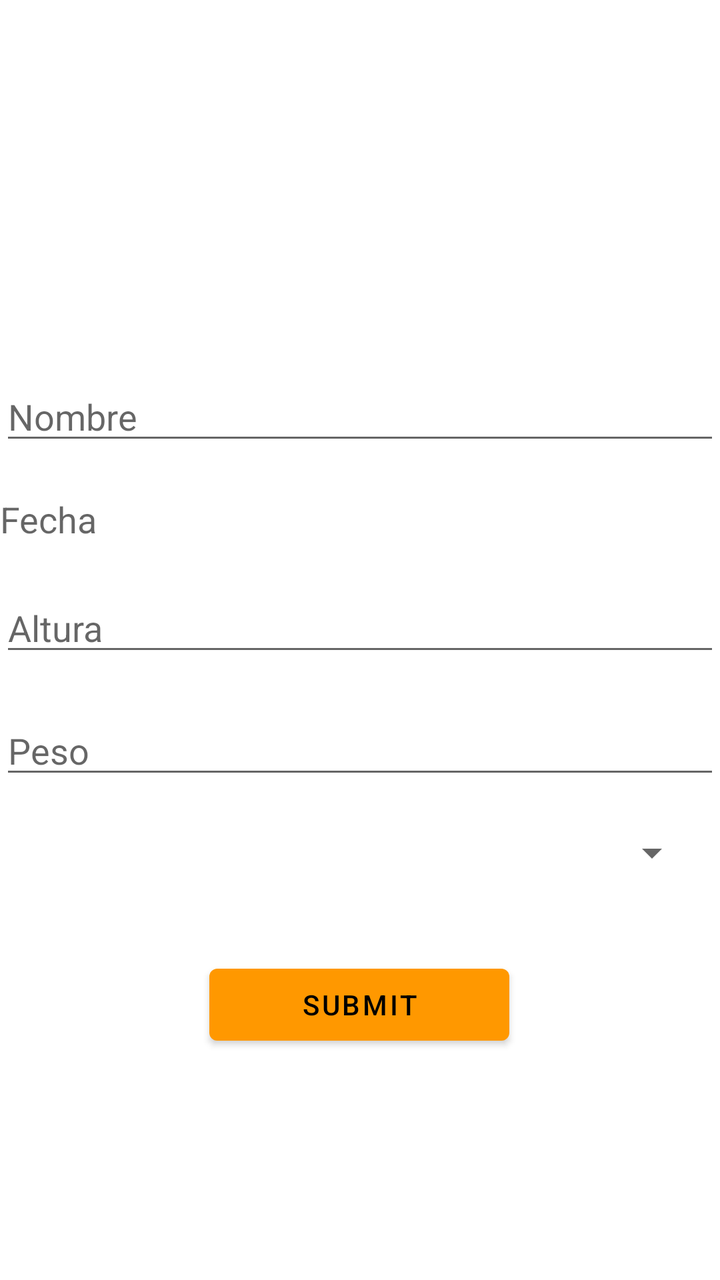
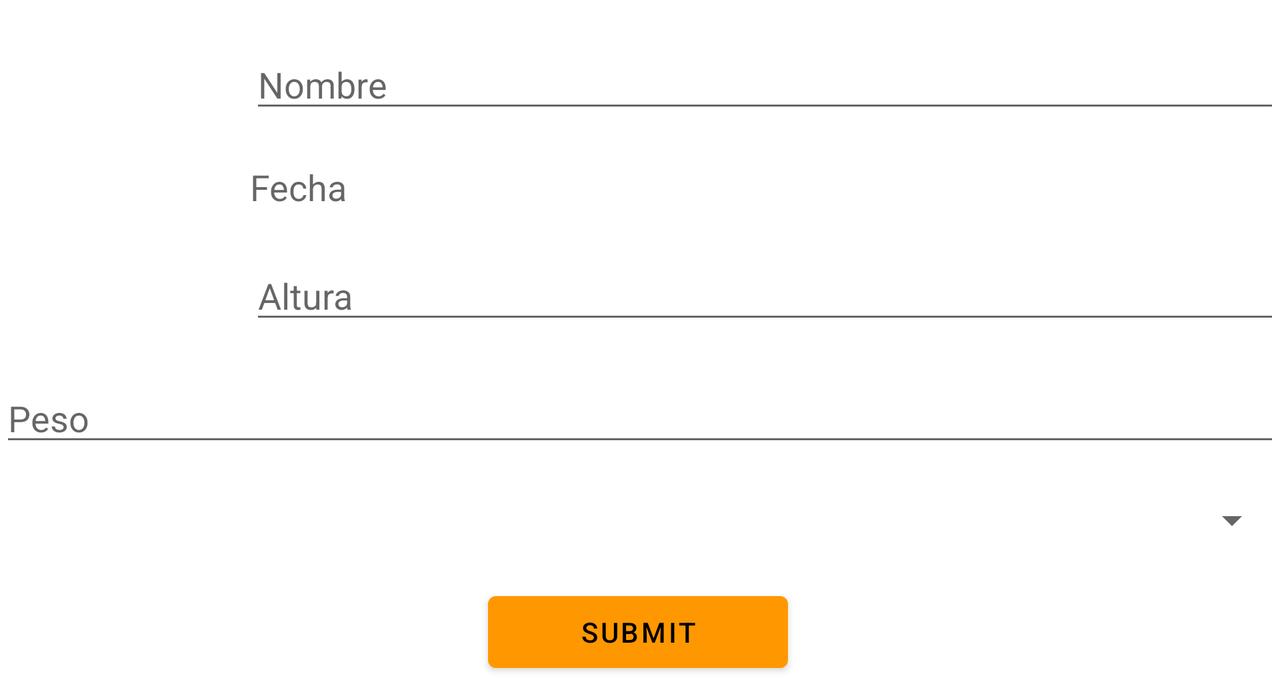

The same Android screen from two of the app's own layout files: first res/layout/ as a phone draws it, then the repository's variant for another configuration, drawn on a device whose configuration selects that folder. Both files follow.
<!-- AndroidManifest.xml: application theme Theme.Gigatlon -->
<!-- res/layout/popup_edit.xml -->
<?xml version="1.0" encoding="utf-8"?>
<androidx.constraintlayout.widget.ConstraintLayout xmlns:android="http://schemas.android.com/apk/res/android"
    xmlns:app="http://schemas.android.com/apk/res-auto"
    xmlns:tools="http://schemas.android.com/tools"
    android:layout_width="match_parent"
    android:layout_height="match_parent"
    android:id="@+id/popup_edit"
    >

    <ImageView
        android:id="@+id/imageView2"
        android:layout_width="150dp"
        android:layout_height="150dp"
        android:layout_marginStart="16dp"
        android:layout_marginTop="16dp"
        app:layout_constraintStart_toStartOf="parent"
        app:layout_constraintTop_toTopOf="parent"
        android:contentDescription="@string/profile_pic"
        app:srcCompat="@drawable/ic_baseline_account_circle_24" />

    <EditText
        android:id="@+id/Name"
        android:layout_width="match_parent"
        android:layout_height="wrap_content"
        android:layout_marginTop="20dp"
        android:contentDescription="@string/edit_name"
        android:hint="Nombre"
        android:inputType="text"
        android:textSize="@dimen/popup_text_size"
        app:layout_constraintEnd_toEndOf="parent"
        app:layout_constraintHorizontal_bias="0.0"
        app:layout_constraintStart_toStartOf="parent"
        app:layout_constraintTop_toBottomOf="@+id/imageView2" />

    <EditText
        android:id="@+id/weight"
        android:layout_width="match_parent"
        android:layout_height="wrap_content"
        android:layout_marginTop="20dp"
        android:contentDescription="@string/edit_height"

        android:hint="Peso"
        android:inputType="numberDecimal"
        android:textSize="@dimen/popup_text_size"
        app:layout_constraintEnd_toEndOf="parent"
        app:layout_constraintStart_toStartOf="parent"
        app:layout_constraintTop_toBottomOf="@+id/height" />

    <EditText
        android:id="@+id/height"
        android:layout_width="match_parent"
        android:layout_height="wrap_content"
        android:layout_marginTop="20dp"
        android:contentDescription="@string/edit_weight"
        android:hint="Altura"
        android:textSize="@dimen/popup_text_size"
        app:layout_constraintEnd_toEndOf="parent"
        app:layout_constraintStart_toStartOf="parent"
        app:layout_constraintTop_toBottomOf="@+id/date" />

    <TextView
        android:id="@+id/date"
        android:layout_width="match_parent"
        android:layout_height="wrap_content"
        android:layout_marginTop="20dp"
        android:contentDescription="@string/edit_date"
        android:hint="Fecha"
        android:textSize="@dimen/popup_text_size"
        app:layout_constraintStart_toStartOf="parent"
        app:layout_constraintTop_toBottomOf="@+id/Name" />

    <Button
        android:id="@+id/submitButton"
        android:layout_width="150dp"
        android:layout_height="wrap_content"
        android:layout_marginTop="40dp"
        android:text="@string/Submit"
        android:textSize="@dimen/button_text_size"
        app:layout_constraintEnd_toEndOf="parent"
        app:layout_constraintHorizontal_bias="0.498"
        app:layout_constraintStart_toStartOf="parent"
        app:layout_constraintTop_toBottomOf="@+id/spinnerGender" />

    <Spinner
        android:id="@+id/spinnerGender"
        android:layout_width="match_parent"
        android:layout_height="wrap_content"
        android:layout_marginTop="20dp"
        android:layout_marginEnd="10dp"
        app:layout_constraintEnd_toEndOf="parent"
        app:layout_constraintStart_toStartOf="parent"
        app:layout_constraintTop_toBottomOf="@+id/weight" />
</androidx.constraintlayout.widget.ConstraintLayout>
<!-- resources referenced by this layout -->
<resources>
  <dimen name="button_text_size">14sp</dimen>
  <dimen name="popup_text_size">18sp</dimen>
  <string name="Submit">Submit</string>
  <string name="edit_date">Edit Date</string>
  <string name="edit_height">Edit height</string>
  <string name="edit_name">Edit Name</string>
  <string name="edit_weight">Edit weight</string>
  <string name="profile_pic">Profile pic</string>
  <style name="Theme.Gigatlon" parent="Theme.MaterialComponents.DayNight.DarkActionBar">
          
          <item name="colorPrimary">@color/orange</item>
          <item name="colorPrimaryVariant">@color/orange_darken1</item>
          <item name="colorOnPrimary">@color/black</item>
          
          <item name="colorSecondary">@color/white</item>
          <item name="colorSecondaryVariant">@color/orange_darken1</item>
          <item name="colorOnSecondary">@color/black</item>
          
          <item name="android:statusBarColor" tools:targetApi="l">?attr/colorPrimaryVariant</item>
          
      </style>
  <color name="orange">#FF9800</color>
  <color name="orange_darken1">#FF7800</color>
  <color name="black">#FF000000</color>
  <color name="white">#FFFFFFFF</color>
</resources>
<!-- res/layout-land/popup_edit.xml (the repository's variant of the layout above) -->
<!-- drawn on the phone turned sideways -->
<?xml version="1.0" encoding="utf-8"?>
<androidx.constraintlayout.widget.ConstraintLayout
    xmlns:android="http://schemas.android.com/apk/res/android"
    xmlns:app="http://schemas.android.com/apk/res-auto"
    xmlns:tools="http://schemas.android.com/tools"
    android:layout_width="match_parent"
    android:layout_height="wrap_content"
    android:id="@+id/popup_edit">

    <ImageView
        android:id="@+id/imageView2"
        android:layout_width="100dp"
        android:layout_height="100dp"
        android:layout_marginStart="15dp"
        android:layout_marginTop="20dp"
        android:contentDescription="@string/profile_pic"
        app:layout_constraintStart_toStartOf="parent"
        app:layout_constraintTop_toTopOf="parent"
        app:srcCompat="@drawable/ic_baseline_account_circle_24" />

    <EditText
        android:id="@+id/Name"
        android:layout_width="0dp"
        android:layout_height="wrap_content"
        android:layout_marginStart="10dp"
        android:layout_marginTop="20dp"
        android:contentDescription="@string/edit_name"
        android:hint="Nombre"
        android:inputType="text"
        android:textSize="@dimen/popup_text_size"
        app:layout_constraintEnd_toEndOf="parent"
        app:layout_constraintStart_toEndOf="@+id/imageView2"
        app:layout_constraintTop_toTopOf="parent" />

    <EditText
        android:id="@+id/weight"
        android:layout_width="match_parent"
        android:layout_height="wrap_content"
        android:layout_marginTop="20dp"
        android:contentDescription="@string/edit_height"

        android:hint="Peso"
        android:inputType="numberDecimal"
        android:textSize="@dimen/popup_text_size"
        app:layout_constraintEnd_toEndOf="parent"
        app:layout_constraintStart_toStartOf="parent"
        app:layout_constraintTop_toBottomOf="@+id/height" />

    <EditText
        android:id="@+id/height"
        android:layout_width="0dp"
        android:layout_height="wrap_content"
        android:layout_marginStart="10dp"
        android:layout_marginTop="20dp"
        android:contentDescription="@string/edit_weight"
        android:hint="Altura"
        android:textSize="@dimen/popup_text_size"
        app:layout_constraintEnd_toEndOf="parent"
        app:layout_constraintStart_toEndOf="@+id/imageView2"
        app:layout_constraintTop_toBottomOf="@+id/date" />

    <TextView
        android:id="@+id/date"
        android:layout_width="0dp"
        android:layout_height="wrap_content"
        android:layout_marginStart="10dp"
        android:layout_marginTop="20dp"
        android:contentDescription="@string/edit_date"
        android:hint="Fecha"
        android:textSize="@dimen/popup_text_size"
        app:layout_constraintEnd_toEndOf="parent"
        app:layout_constraintHorizontal_bias="0.0"
        app:layout_constraintStart_toEndOf="@+id/imageView2"
        app:layout_constraintTop_toBottomOf="@+id/Name" />

    <Button
        android:id="@+id/submitButton"
        android:layout_width="150dp"
        android:layout_height="wrap_content"
        android:layout_marginTop="20dp"
        android:text="@string/Submit"
        android:textSize="@dimen/button_text_size"
        app:layout_constraintEnd_toEndOf="parent"
        app:layout_constraintHorizontal_bias="0.498"
        app:layout_constraintStart_toStartOf="parent"
        app:layout_constraintTop_toBottomOf="@+id/spinnerGender" />

    <Spinner
        android:id="@+id/spinnerGender"
        android:layout_width="match_parent"
        android:layout_height="wrap_content"
        android:layout_marginTop="20dp"

        app:layout_constraintEnd_toEndOf="parent"
        app:layout_constraintStart_toStartOf="parent"
        app:layout_constraintTop_toBottomOf="@+id/weight" />
</androidx.constraintlayout.widget.ConstraintLayout>
